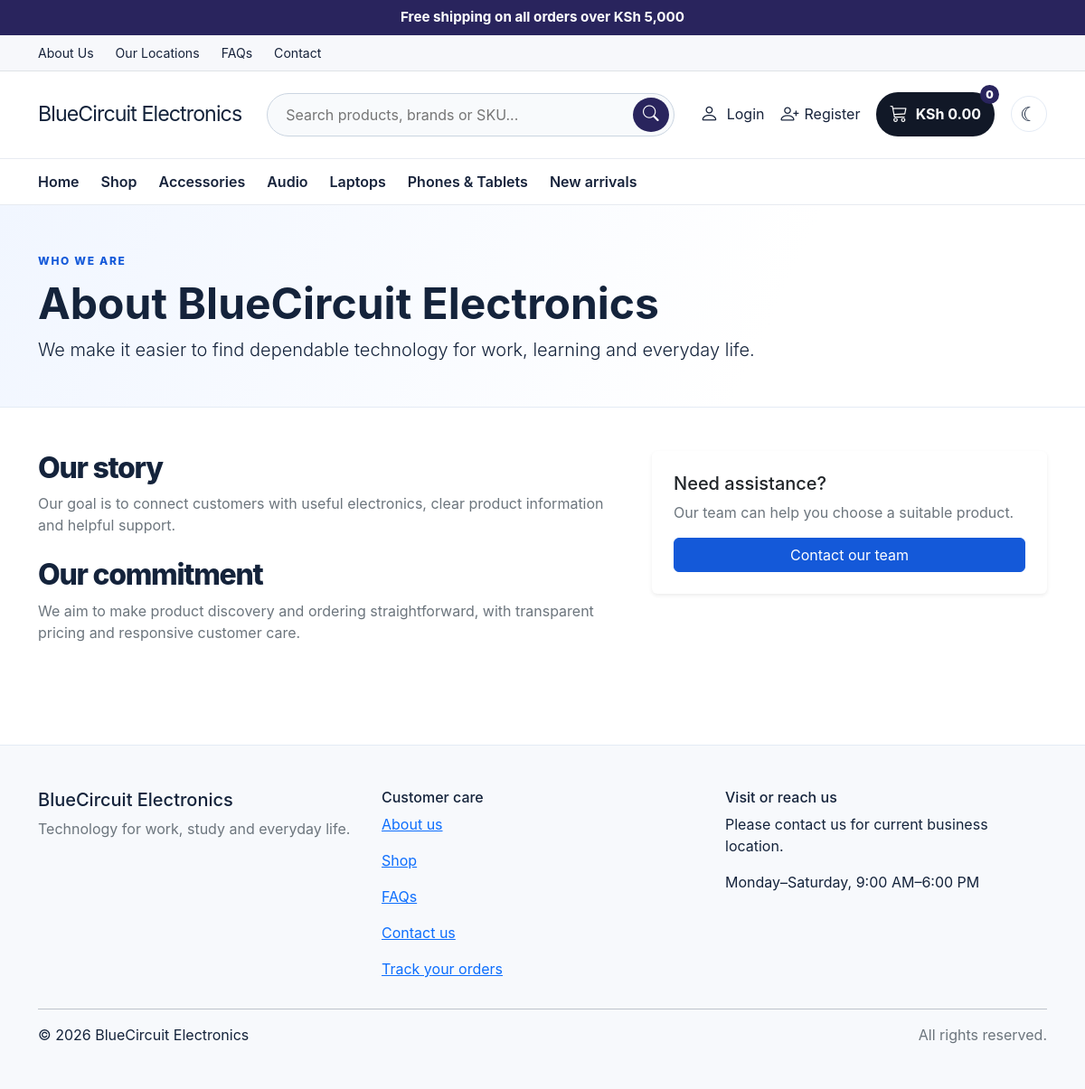
Page /about.php on the committed database.
### tables this page shows
CREATE TABLE settings (
  id BIGINT UNSIGNED AUTO_INCREMENT PRIMARY KEY,
  setting_key VARCHAR(120) NOT NULL UNIQUE,
  setting_value TEXT NULL,
  updated_at TIMESTAMP NOT NULL DEFAULT CURRENT_TIMESTAMP ON UPDATE CURRENT_TIMESTAMP
);

CREATE TABLE categories (
  id BIGINT UNSIGNED AUTO_INCREMENT PRIMARY KEY,
  parent_id BIGINT UNSIGNED NULL,
  name VARCHAR(120) NOT NULL,
  slug VARCHAR(140) NOT NULL UNIQUE,
  description TEXT NULL,
  image_path VARCHAR(500) NULL,
  is_active TINYINT(1) NOT NULL DEFAULT 1,
  show_on_home TINYINT(1) NOT NULL DEFAULT 0,
  created_at TIMESTAMP NOT NULL DEFAULT CURRENT_TIMESTAMP,
  CONSTRAINT fk_categories_parent FOREIGN KEY (parent_id) REFERENCES categories(id) ON DELETE SET NULL,
  INDEX idx_categories_active (is_active),
  INDEX idx_categories_home_active (is_active, show_on_home)
);

### includes/store.php (called while the page is built, shortened)
<?php
require_once __DIR__ . '/../config/database.php';
require_once __DIR__ . '/functions.php';
function customer_user(): ?array {
    global $pdo;
    if (empty($_SESSION['user_id'])) return null;
    $s=$pdo->prepare("SELECT id,full_name,email,phone,profile_image,role,status FROM users WHERE id=? LIMIT 1"); $s->execute([(int)$_SESSION['user_id']]); $u=$s->fetch();
    return $u;
}
function cart_contents(): array {
 global $pdo; $cart=$_SESSION['cart']??[]; if(!is_array($cart))$cart=[]; $ids=array_values(array_unique(array_filter(array_map('intval',array_keys($cart)),fn($v)=>$v>0)));
 if(!$ids)return ['items'=>[],'count'=>0,'subtotal'=>0.0];
 $items=[];$count=0;$subtotal=0.0;
 return ['items'=>$items,'count'=>$count,'subtotal'=>$subtotal];
}
function setting(string $key,string $fallback=''): string { global $pdo; $s=$pdo->prepare('SELECT setting_value FROM settings WHERE setting_key=? LIMIT 1');$s->execute([$key]);$v=$s->fetchColumn();return $v===false?$fallback:(string)$v; }

### includes/functions.php (called while the page is built, shortened)
<?php
function e(?string $value): string
{
    return htmlspecialchars($value ?? '', ENT_QUOTES | ENT_SUBSTITUTE, 'UTF-8');
}
function money(float|int|string $amount): string
{
    return 'KSh ' . number_format((float) $amount, 2);
}

### about.php (the view)
<?php require_once __DIR__.'/includes/store.php';$pageTitle='About Us';require __DIR__.'/includes/header.php';?><section class="page-banner"><div class="container py-5"><span class="eyebrow">WHO WE ARE</span><h1 class="display-5 fw-bold mt-2">About <?=e(setting('store_name','BlueCircuit Electronics'))?></h1><p class="lead mb-0"><?=e(setting('about_intro','We make it easier to find dependable technology for work, learning and everyday life.'))?></p></div></section><section class="container py-5"><div class="row g-5"><div class="col-lg-7"><h2 class="section-title">Our story</h2><p class="text-secondary" style="white-space:pre-line"><?=e(setting('about_story','Our goal is to connect customers with useful electronics, clear product information and helpful support.'))?></p><h2 class="section-title mt-4">Our commitment</h2><p class="text-secondary" style="white-space:pre-line"><?=e(setting('about_commitment','We aim to make product discovery and ordering straightforward, with transparent pricing and responsive customer care.'))?></p></div><div class="col-lg-5"><div class="card border-0 shadow-sm p-4"><h3 class="h5">Need assistance?</h3><p class="text-secondary">Our team can help you choose a suitable product.</p><a class="btn btn-primary" href="contact.php">Contact our team</a></div></div></div></section><?php require __DIR__.'/includes/footer.php';?>

### includes/header.php (shortened to what this page needs)
<?php
require_once __DIR__.'/store.php';
$storeName=setting('store_name','BlueCircuit Electronics'); $logo=setting('store_logo','');
$loggedUser=customer_user(); $cart=cart_contents();
$searchQ=trim((string)($_GET['q']??'')); $navCategories=[];try{$navCategories=$pdo->query('SELECT id,name FROM categories WHERE is_active=1 ORDER BY name LIMIT 8')->fetchAll();}catch(Throwable $e){}
?><!doctype html><html lang="en"><head><link href="https://cdn.jsdelivr.net/npm/bootstrap@5.3.3/dist/css/bootstrap.min.css" rel="stylesheet"><link href="https://cdn.jsdelivr.net/npm/bootstrap-icons@1.11.3/font/bootstrap-icons.min.css" rel="stylesheet"><link href="assets/css/style.css?v=4.1" rel="stylesheet"></head><body>
<div class="store-promo text-center py-2"><?=e(setting('announcement_bar','Free shipping on all orders over KSh 5,000'))?></div>
<div class="top-links border-bottom"><div class="container d-flex justify-content-between align-items-center"><div class="d-flex gap-4"><a href="about.php">About Us</a><a href="locations.php">Our Locations</a><a href="faq.php">FAQs</a><a href="contact.php">Contact</a></div></div></div>
<header class="store-header"><div class="container header-main"><a class="store-logo" href="index.php"><?php if($logo):?><img src="<?=e($logo)?>" alt="<?=e($storeName)?>"><?php else:?><span class="brand-mark"><?=e($storeName)?></span><?php endif;?></a><form class="header-search" method="get" action="shop.php"><input type="search" name="q" value="<?=e($searchQ)?>" placeholder="Search products, brands or SKU..." aria-label="Search products"><button aria-label="Search"><i class="bi bi-search"></i></button></form><div class="header-actions"><a class="account-link" href="<?=$loggedUser?'profile.php':'login.php'?>"><?php if($loggedUser&&!empty($loggedUser['profile_image'])):?><img class="header-avatar" src="<?=e($loggedUser['profile_image'])?>" alt="Profile"><?php else:?><i class="bi bi-person"></i><?php endif;?><span><?=$loggedUser?e(explode(' ',$loggedUser['full_name'])[0]):'Login'?></span></a><?php if(!$loggedUser):?><a class="register-link" href="register.php" title="Register" aria-label="Register"><i class="bi bi-person-plus"></i><span>Register</span></a><?php endif;?><a class="cart-link" href="cart.php"><i class="bi bi-cart3"></i><span><?=money($cart['subtotal'])?></span><b><?=$cart['count']?></b></a><button class="theme-toggle" data-theme-toggle type="button" aria-label="Theme" title="Theme"><span aria-hidden="true">☾</span></button></div></div>
<nav class="category-nav"><div class="container d-flex align-items-center gap-4"><a href="index.php">Home</a><a href="shop.php">Shop</a><?php foreach($navCategories as $navCat):?><a href="shop.php?category=<?=(int)$navCat['id']?>"><?=e($navCat['name'])?></a><?php endforeach;?><a href="shop.php?sort=newest">New arrivals</a></div></nav></header><main>

### includes/footer.php (shortened to what this page needs)
<?php require_once __DIR__.'/store.php'; $storeName=setting('store_name','BlueCircuit Electronics'); $whatsapp=preg_replace('/\D+/','',setting('whatsapp_number','')); $location=setting('business_location',''); $hours=setting('working_hours','Monday–Saturday, 9:00 AM–6:00 PM'); $facebook=setting('facebook_url','');$instagram=setting('instagram_url','');$tiktok=setting('tiktok_url',''); ?>
</main><footer class="site-footer mt-5 py-5"><div class="container"><div class="row g-4"><div class="col-md-4"><h5><?=e($storeName)?></h5><p class="text-secondary">Technology for work, study and everyday life.</p></div><div class="col-md-4"><h6>Customer care</h6><p><a href="about.php">About us</a></p><p><a href="shop.php">Shop</a></p><p><a href="faq.php">FAQs</a></p><p><a href="contact.php">Contact us</a></p><p><a href="profile.php">Track your orders</a></p></div><div class="col-md-4"><h6>Visit or reach us</h6><p><?=e($location?:'Please contact us for current business location.')?></p><p><?=e($hours)?></p></div></div><hr><div class="d-flex justify-content-between flex-wrap gap-2"><span>&copy; <?=date('Y')?> <?=e($storeName)?></span><span class="text-secondary">All rights reserved.</span></div></div></footer></body></html>

### assets/css/style.css (style rules this page uses)
:root { --blue: #1459d9; --blue-dark: #103b86; --ink: #14233b; --muted: #66758b; --pale: #f2f7ff; --line: #e4ebf5; }
body { color: var(--ink); background: #fff; font-family: Inter, system-ui, -apple-system, "Segoe UI", sans-serif; }
.brand-mark { color: var(--ink); letter-spacing: -.04em; font-size: 1.45rem; }
.btn-primary { background: var(--blue); border-color: var(--blue); }
.eyebrow { color: var(--blue); font-size: .75rem; letter-spacing: .14em; font-weight: 800; }
.section-title { font-weight: 800; letter-spacing: -.04em; }
.site-footer { background: #f7f9fc; border-top: 1px solid var(--line); }
.page-banner { background: linear-gradient(115deg, #f1f6ff, #fff 70%); border-bottom: 1px solid var(--line); }
:root { color-scheme: light; --page-bg:#ffffff; --surface:#ffffff; --surface-soft:#f7f9fc; --body-text:#14233b; --border-color:#e4ebf5; --body-muted:#66758b; }
body { color:var(--body-text); background:var(--page-bg); transition:background-color .2s ease,color .2s ease; }
.theme-toggle { white-space:nowrap; }
.theme-toggle { display: inline-grid; place-items: center; width: 40px; height: 40px; flex: 0 0 40px; padding: 0; border: 1px solid var(--border-color, #dce3ed); border-radius: 50%; background: transparent; color: inherit; font-size: 1.35rem; line-height: 1; cursor: pointer; transition: background-color .18s ease, color .18s ease, border-color .18s ease, transform .18s ease; }
.store-promo { background:#29245d;color:#fff;font-weight:700;font-size:.95rem }
.top-links { background:#f7f8fb;font-size:.88rem;padding:.55rem 0 }
.top-links a,.category-nav a { color:#17233b;text-decoration:none }
.store-header { background:#fff }
.header-main { min-height:96px;display:flex;align-items:center;gap:28px }
.store-logo { display:flex;align-items:center;min-width:150px;text-decoration:none }
.header-search { height:48px;display:flex;flex:1;border:1px solid #cbd5e1;border-radius:30px;padding:4px 5px 4px 18px;background:#f8fafc }
.header-search input { border:0;outline:0;background:transparent;flex:1;min-width:0;color:#14233b }
.header-search button { border:0;border-radius:50%;width:40px;background:#29245d;color:#fff;font-size:1.1rem }
.header-actions { display:flex;align-items:center;gap:18px }
.account-link,.cart-link { display:flex;align-items:center;gap:9px;color:#17233b;text-decoration:none;white-space:nowrap }
.account-link i { font-size:1.3rem }
.cart-link { position:relative;background:#111827;color:#fff;border-radius:24px;padding:10px 15px;font-weight:700 }
.cart-link i { font-size:1.2rem }
.cart-link b { position:absolute;right:-5px;top:-8px;border-radius:50%;background:#29245d;color:#fff;width:21px;height:21px;text-align:center;font-size:.75rem;line-height:21px }
.category-nav { border-top:1px solid #e7ebf1;border-bottom:1px solid #e7ebf1;padding:13px 0;overflow:auto;white-space:nowrap;font-weight:600 }
.register-link { display:flex;align-items:center;gap:6px;text-decoration:none;color:#17233b;white-space:nowrap }
.register-link i { font-size:1.25rem }

### rows in the picture
settings: setting_value "BlueCircuit Electronics"
categories: name "Accessories"
categories: name "Audio"
categories: name "Laptops"
categories: name "Phones & Tablets"

### other values in the picture
money($cart['subtotal']) "KSh 0.00"
$cart['count'] "0"
$location?:'Please contact us for current business location.' "Please contact us for current business location."
$hours "Monday–Saturday, 9:00 AM–6:00 PM"
